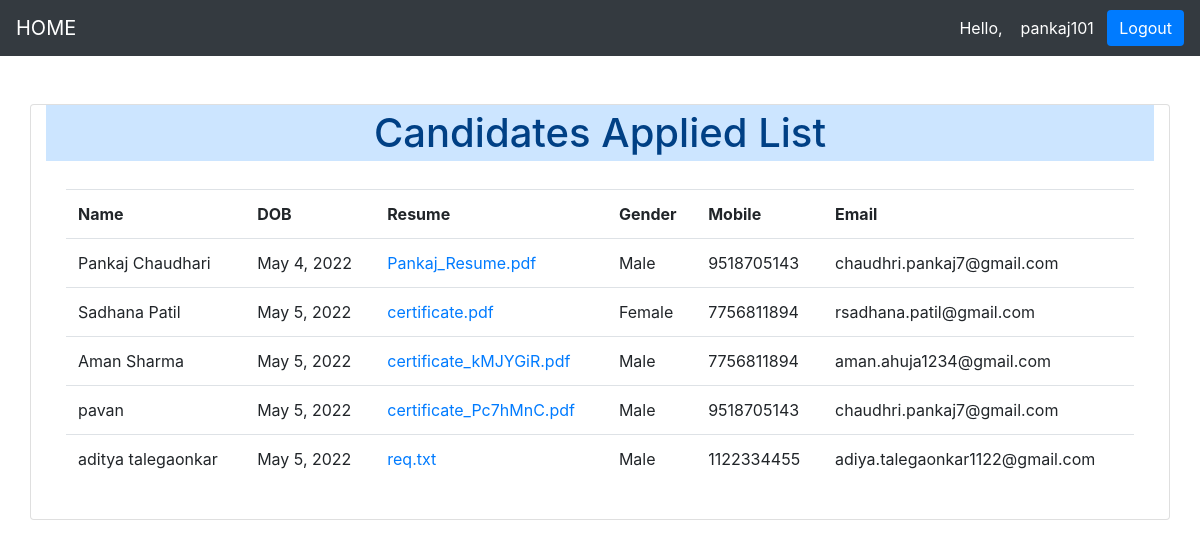
The app's page / (signed in) with its own data.
### jobs/models.py (models this page shows, shortened)
class Candidates(models.Model):
    category = (
        ('Male', 'male'),
        ('Female', 'female'),
        ('Other', 'other'),
    )
    name = models.CharField(max_length=200, null=True)
    dob = models.DateField(null=True)
    gender = models.CharField(max_length=200, null=True, choices=category)
    mobile = models.CharField(max_length=200, null=True)
    email = models.CharField(max_length=200, null=True)
    resume = models.FileField(null=True)
    company = models.ManyToManyField(Company, blank=True)

### jobs/views.py (the view)
# urls.py: path('', home, name='home'),
def home(request):
    if request.user.is_authenticated:
        candidates=Candidates.objects.all()
        context={
            'candidates':candidates,
        }
        return render(request,'HR_admin.html',context)
    else:
        companies=Company.objects.all()
        context={
            'companies':companies,
        }
        return render(request,'Home_page.html',context)

### jobs/templates/HR_admin.html
{% extends 'main.html' %}
{% block content %}
<div class="container card">
  <h1 class="alert-primary text-center p-1">Candidates Applied List </h1>
    <div class="card-body">
        <table class="table table-hover">
            <tr>
                <th>Name</th>
                <th>DOB</th>
                <th>Resume</th>
                <th>Gender</th>
                <th>Mobile</th>
                <th>Email</th>
            </tr>
            {% for c in candidates %}
                <tr>
                    <td>{{c.name}}</td>
                    <td>{{c.dob}}</td>
                    {% if c.resume %}
                    <td><a href='{{c.resume.url}}' download >{{c.resume}}</a></td>
                    {% else %}
                    <td>Not submitted</td>
                    {% endif %}
                    <td>{{c.gender}}</td>
                    <td>{{c.mobile}}</td>
                    <td>{{c.email}}</td>
                </tr>
            {% endfor %}
        </table>
    </div>
</div>
{% endblock %}

### jobs/templates/Main.html (shortened to what this page needs)
<!DOCTYPE html>
<html lang="en">
<head>
    <link rel="stylesheet" href="https://stackpath.bootstrapcdn.com/bootstrap/4.5.0/css/bootstrap.min.css"0>
</head>
<body>
    {% include 'navbar.html' %}
    <br>
	<br>
    {%block content%}
    {% endblock %}
</body>
</html>

### jobs/templates/Navbar.html (shortened to what this page needs)
<head>
  </head>
  <nav class="navbar navbar-expand-lg navbar-dark bg-dark">
      <a class="navbar-brand" href="{% url 'home' %}">HOME</a>
      {% if request.user.is_authenticated %}
      <span class="user">Hello,&nbsp; &nbsp; {{request.user}} </span>&nbsp; &nbsp;
      <span ><a  class="user btn btn-primary" href ="{% url 'logout' %}"> Logout</a></span>
      {% else %}
          <span ><a class="user" href="{% url 'login' %}">Login</a></span> &nbsp;&nbsp;
          <span ><a class="user" href="{% url 'register' %}">Register</a></span>
      {% endif  %}
    </nav>

### jobs/templates/Navbar.html (style rules this page uses)
.user { color:white; border:5px; text-decoration: none; }

### records on screen
Candidates: name "Pankaj Chaudhari", dob "May 4, 2022", resume "Pankaj_Resume.pdf", gender "Male", mobile "9518705143", email "chaudhri.pankaj7@gmail.com"
Candidates: name "Sadhana Patil", dob "May 5, 2022", resume "certificate.pdf", gender "Female", mobile "7756811894", email "rsadhana.patil@gmail.com"
Candidates: name "Aman Sharma", dob "May 5, 2022", resume "certificate_kMJYGiR.pdf", gender "Male", mobile "7756811894", email "aman.ahuja1234@gmail.com"
Candidates: name "pavan", dob "May 5, 2022", resume "certificate_Pc7hMnC.pdf", gender "Male", mobile "9518705143", email "chaudhri.pankaj7@gmail.com"
Candidates: name "aditya talegaonkar", dob "May 5, 2022", resume "req.txt", gender "Male", mobile "1122334455", email "adiya.talegaonkar1122@gmail.com"

### other values on screen
{{ request.user }} "pankaj101"
